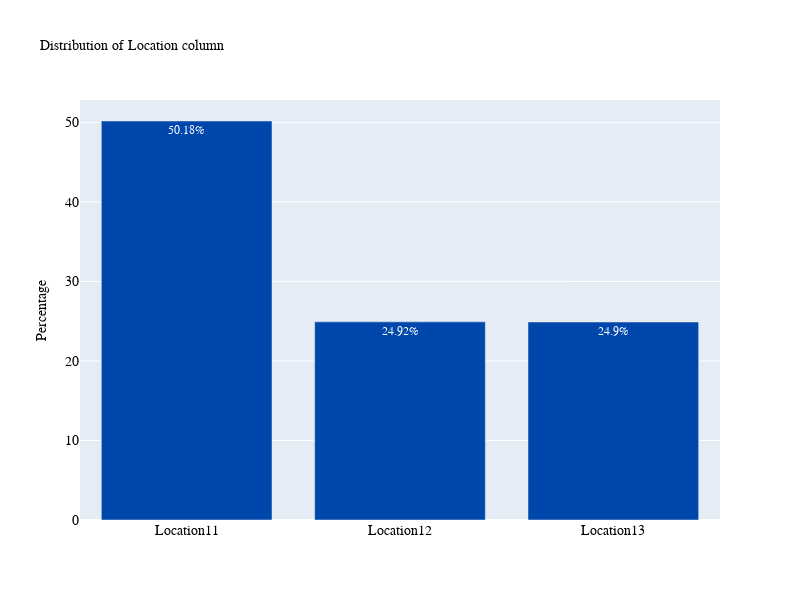

Notebook code for this chart:
### Code cell
plot_bar('Location')

### Figure 1 — Plotly figure (JSON) as saved in the notebook; plotly's stock layout.template omitted (floating-point values rounded to 4 significant figures)
{"data": [{"marker": {"color": "#0047AB"}, "text": ["50.18%", "24.92%", "24.9%"], "textposition": "auto", "type": "bar", "x": ["Location11", "Location12", "Location13"], "y": [50.18, 24.92, 24.9]}], "layout": {"autosize": false, "font": {"color": "white", "family": "Courier New, monospace", "size": 12}, "height": 600, "title": {"font": {"color": "black", "family": "Courier New, monospace", "size": 14}, "text": "Distribution of Location column"}, "width": 800, "xaxis": {"tickfont": {"color": "black", "family": "Courier New, monospace", "size": 14}}, "yaxis": {"tickfont": {"color": "black", "family": "Courier New, monospace", "size": 14}, "title": {"font": {"color": "black", "size": 14}, "text": "Percentage"}}}}
